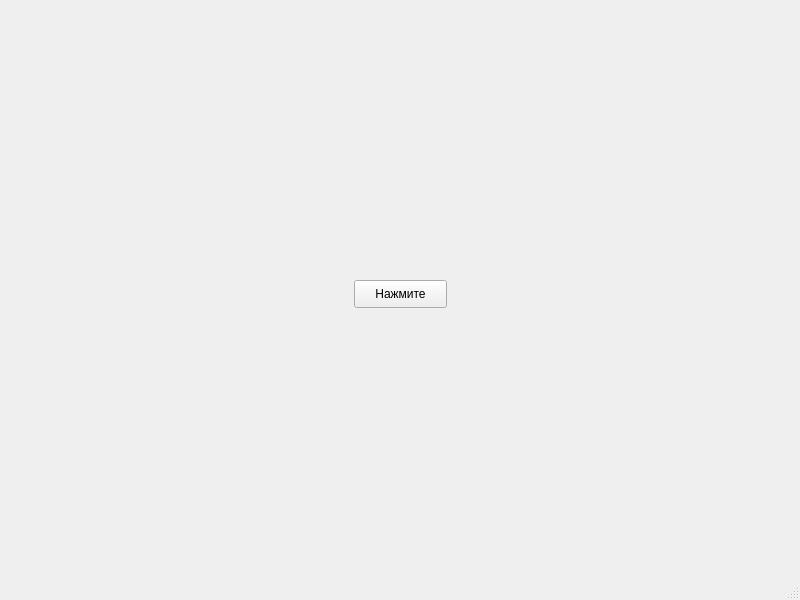
<?xml version="1.0" encoding="UTF-8"?>
<ui version="4.0">
 <class>MainWindow</class>
 <widget class="QMainWindow" name="MainWindow">
  <property name="geometry">
   <rect>
    <x>0</x>
    <y>0</y>
    <width>800</width>
    <height>600</height>
   </rect>
  </property>
  <property name="windowTitle">
   <string>MainWindow</string>
  </property>
  <widget class="QWidget" name="centralwidget">
   <widget class="QPushButton" name="button">
    <property name="geometry">
     <rect>
      <x>354</x>
      <y>280</y>
      <width>93</width>
      <height>28</height>
     </rect>
    </property>
    <property name="text">
     <string>Нажмите</string>
    </property>
   </widget>
   <widget class="QLabel" name="label_5">
    <property name="geometry">
     <rect>
      <x>30</x>
      <y>40</y>
      <width>91</width>
      <height>91</height>
     </rect>
    </property>
    <property name="text">
     <string/>
    </property>
    <property name="pixmap">
     <pixmap>yellow.png</pixmap>
    </property>
    <property name="scaledContents">
     <bool>true</bool>
    </property>
   </widget>
   <widget class="QLabel" name="label_6">
    <property name="geometry">
     <rect>
      <x>620</x>
      <y>270</y>
      <width>111</width>
      <height>111</height>
     </rect>
    </property>
    <property name="text">
     <string/>
    </property>
    <property name="pixmap">
     <pixmap>yellow.png</pixmap>
    </property>
    <property name="scaledContents">
     <bool>true</bool>
    </property>
   </widget>
   <widget class="QLabel" name="label_1">
    <property name="geometry">
     <rect>
      <x>-60</x>
      <y>370</y>
      <width>241</width>
      <height>241</height>
     </rect>
    </property>
    <property name="text">
     <string/>
    </property>
    <property name="pixmap">
     <pixmap>yellow.png</pixmap>
    </property>
    <property name="scaledContents">
     <bool>true</bool>
    </property>
   </widget>
   <widget class="QLabel" name="label_2">
    <property name="geometry">
     <rect>
      <x>320</x>
      <y>-80</y>
      <width>301</width>
      <height>301</height>
     </rect>
    </property>
    <property name="text">
     <string/>
    </property>
    <property name="pixmap">
     <pixmap>yellow.png</pixmap>
    </property>
    <property name="scaledContents">
     <bool>true</bool>
    </property>
   </widget>
   <widget class="QLabel" name="label_3">
    <property name="geometry">
     <rect>
      <x>420</x>
      <y>330</y>
      <width>51</width>
      <height>51</height>
     </rect>
    </property>
    <property name="text">
     <string/>
    </property>
    <property name="pixmap">
     <pixmap>yellow.png</pixmap>
    </property>
    <property name="scaledContents">
     <bool>true</bool>
    </property>
   </widget>
   <widget class="QLabel" name="label_4">
    <property name="geometry">
     <rect>
      <x>410</x>
      <y>360</y>
      <width>321</width>
      <height>331</height>
     </rect>
    </property>
    <property name="text">
     <string/>
    </property>
    <property name="pixmap">
     <pixmap>yellow.png</pixmap>
    </property>
    <property name="scaledContents">
     <bool>true</bool>
    </property>
   </widget>
  </widget>
  <widget class="QMenuBar" name="menubar">
   <property name="geometry">
    <rect>
     <x>0</x>
     <y>0</y>
     <width>800</width>
     <height>26</height>
    </rect>
   </property>
  </widget>
  <widget class="QStatusBar" name="statusbar"/>
 </widget>
 <resources/>
 <connections/>
</ui>
